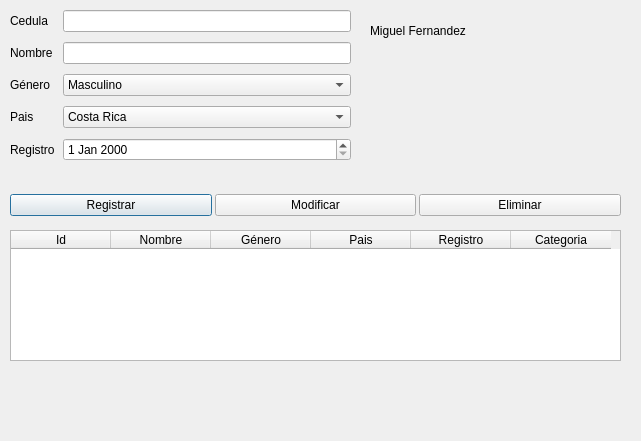
<?xml version="1.0" encoding="UTF-8"?>
<ui version="4.0">
 <class>FrmUsr</class>
 <widget class="QDialog" name="FrmUsr">
  <property name="enabled">
   <bool>true</bool>
  </property>
  <property name="geometry">
   <rect>
    <x>0</x>
    <y>0</y>
    <width>641</width>
    <height>441</height>
   </rect>
  </property>
  <property name="windowTitle">
   <string>Sistema de usuarios Goku</string>
  </property>
  <widget class="QTableWidget" name="TblBitacora">
   <property name="geometry">
    <rect>
     <x>10</x>
     <y>230</y>
     <width>611</width>
     <height>131</height>
    </rect>
   </property>
   <property name="editTriggers">
    <set>QAbstractItemView::AnyKeyPressed|QAbstractItemView::EditKeyPressed</set>
   </property>
   <property name="selectionMode">
    <enum>QAbstractItemView::SingleSelection</enum>
   </property>
   <property name="selectionBehavior">
    <enum>QAbstractItemView::SelectRows</enum>
   </property>
   <attribute name="horizontalHeaderVisible">
    <bool>true</bool>
   </attribute>
   <attribute name="verticalHeaderVisible">
    <bool>true</bool>
   </attribute>
   <column>
    <property name="text">
     <string>Id</string>
    </property>
   </column>
   <column>
    <property name="text">
     <string>Nombre</string>
    </property>
   </column>
   <column>
    <property name="text">
     <string>Género</string>
    </property>
   </column>
   <column>
    <property name="text">
     <string>Pais</string>
    </property>
   </column>
   <column>
    <property name="text">
     <string>Registro</string>
    </property>
   </column>
   <column>
    <property name="text">
     <string>Categoria</string>
    </property>
   </column>
  </widget>
  <widget class="QWidget" name="formLayoutWidget">
   <property name="geometry">
    <rect>
     <x>10</x>
     <y>10</y>
     <width>341</width>
     <height>178</height>
    </rect>
   </property>
   <layout class="QFormLayout" name="formLayout">
    <property name="horizontalSpacing">
     <number>8</number>
    </property>
    <property name="verticalSpacing">
     <number>10</number>
    </property>
    <item row="0" column="0">
     <widget class="QLabel" name="label">
      <property name="text">
       <string>Cedula</string>
      </property>
     </widget>
    </item>
    <item row="0" column="1">
     <widget class="QLineEdit" name="TxtCedula"/>
    </item>
    <item row="1" column="0">
     <widget class="QLabel" name="label_2">
      <property name="text">
       <string>Nombre</string>
      </property>
     </widget>
    </item>
    <item row="1" column="1">
     <widget class="QLineEdit" name="TxtNombre"/>
    </item>
    <item row="2" column="0">
     <widget class="QLabel" name="label_5">
      <property name="text">
       <string>Género</string>
      </property>
     </widget>
    </item>
    <item row="2" column="1">
     <widget class="QComboBox" name="cmbGenero">
      <property name="currentText">
       <string>Masculino</string>
      </property>
      <item>
       <property name="text">
        <string>Masculino</string>
       </property>
      </item>
      <item>
       <property name="text">
        <string>Femenino</string>
       </property>
      </item>
      <item>
       <property name="text">
        <string>Otro</string>
       </property>
      </item>
     </widget>
    </item>
    <item row="3" column="0">
     <widget class="QLabel" name="label_3">
      <property name="text">
       <string>Pais</string>
      </property>
     </widget>
    </item>
    <item row="3" column="1">
     <widget class="QComboBox" name="CmbPais">
      <item>
       <property name="text">
        <string>Costa Rica</string>
       </property>
      </item>
      <item>
       <property name="text">
        <string>Mexico</string>
       </property>
      </item>
      <item>
       <property name="text">
        <string>Panama</string>
       </property>
      </item>
     </widget>
    </item>
    <item row="4" column="0">
     <widget class="QLabel" name="label_4">
      <property name="text">
       <string>Registro</string>
      </property>
     </widget>
    </item>
    <item row="4" column="1">
     <widget class="QDateEdit" name="DtRegistro"/>
    </item>
   </layout>
  </widget>
  <widget class="QWidget" name="horizontalLayoutWidget">
   <property name="geometry">
    <rect>
     <x>10</x>
     <y>190</y>
     <width>611</width>
     <height>31</height>
    </rect>
   </property>
   <layout class="QHBoxLayout" name="horizontalLayout" stretch="0,0,0">
    <property name="spacing">
     <number>3</number>
    </property>
    <property name="topMargin">
     <number>0</number>
    </property>
    <property name="bottomMargin">
     <number>0</number>
    </property>
    <item>
     <widget class="QPushButton" name="BtnRegistrar">
      <property name="text">
       <string>Registrar</string>
      </property>
     </widget>
    </item>
    <item>
     <widget class="QPushButton" name="BtnModificar">
      <property name="text">
       <string>Modificar</string>
      </property>
     </widget>
    </item>
    <item>
     <widget class="QPushButton" name="BtnEliminar">
      <property name="text">
       <string>Eliminar</string>
      </property>
     </widget>
    </item>
   </layout>
  </widget>
  <widget class="QLabel" name="label_6">
   <property name="geometry">
    <rect>
     <x>370</x>
     <y>10</y>
     <width>131</width>
     <height>41</height>
    </rect>
   </property>
   <property name="text">
    <string>Miguel Fernandez</string>
   </property>
  </widget>
 </widget>
 <resources/>
 <connections/>
</ui>
